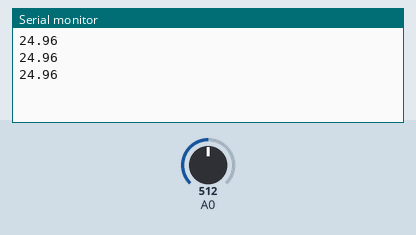
This sketch was run on a simulated Arduino Uno, built with avr-gcc and run on an emulated ATmega328P. On the bench: the last lines printed to the serial monitor. Inputs (shaded band) come from the test bench; at power-on: A0 = 512.

Above: at 1.3 s.
1.4 s: A0 set to 716
At 1.9 s:
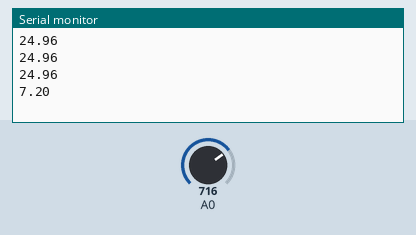
2.9 s: A0 set to 900
At 3.4 s:
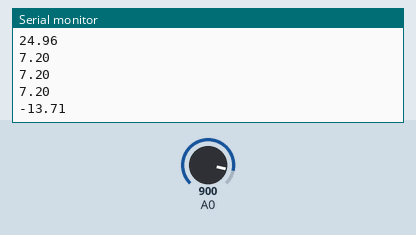
Timing chart, 0 to 5.9 s (numbered marks = the images above; inputs shaded):
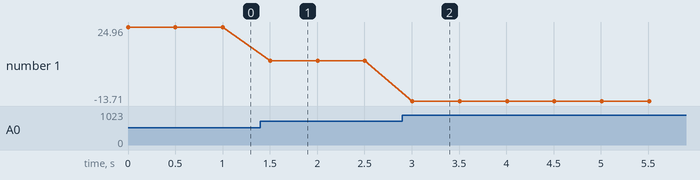

Measured:
- after the input at 1.4 s, the serial monitor: prints a new line after 0.10 s (image 1)
- after the input at 2.9 s, the serial monitor: prints a new line after 0.11 s (image 2)
- plotted number 1: 24.96 → 7.2 after the input at 1.4 s, 7.2 → -13.71 after the input at 2.9 s

The sketch:

thermistor.ino
```cpp
#include "Thermistor.hpp"

Thermistor thermite(A0, 5, 10000);

void setup()
{
	Serial.begin(9600);
}

void loop()
{
	Serial.println(thermite.getTemperatue());
	delay(500);
}
```

Thermistor.cpp
```cpp
#include "Thermistor.hpp"

/**
 * ## Thermistor Class Constructor
 * Default for setup Thermistor.
 * @param inputPin Set pin to read voltage from sensor.
 * @param vcc Set voltage value.
 * @param resistance Set resistance value of resistor.
 */
Thermistor::Thermistor(unsigned int inputPin, unsigned int vcc, unsigned int resistance): inputPin(inputPin), vcc(vcc), resistance(resistance)
{
	pinMode(inputPin, INPUT);
}

/**
 * ## Thermistor Copy Constructor
 *
 * Construct by pass other Thermistor object into parameter.
 * @param obj Thermistor object to copy.
 */
Thermistor::Thermistor(const Thermistor& obj): inputPin(obj.inputPin), vcc(obj.vcc), resistance(obj.vcc)
{
	pinMode(obj.inputPin, INPUT);
}

Thermistor::~Thermistor()
{
}

/**
 * get temperature in Celsius.
 * @return temperature in Celsius in double.
 */
double	Thermistor::getTemperatue() const
{
	double	sig;
	double	re;
	double	rt;
	double	ln;
	double	vr;
	double	temp;

	sig = analogRead(this->inputPin);
	re = (sig * (5.0 / 1023));
	vr = this->vcc - re;
	rt = re / (vr / this->resistance);
	ln = log(rt / this->resistance);
	temp = (1 / ((ln / B) + (1 / (25 + 273.15))));
	temp -= 273.15;
	return (temp);
}

void	Thermistor::setinputPin(unsigned int inputPin)
{
	this->inputPin = inputPin;
	pinMode(inputPin, INPUT);
}

void	Thermistor::setVcc(unsigned int vcc)
{
	this->vcc = vcc;
}

void	Thermistor::setResistance(unsigned int resistance)
{
	this->resistance = resistance;
}
```

Thermistor.hpp
```cpp
#ifndef THERMISTOR_HPP
# define THERMISTOR_HPP

# include <Arduino.h>

# define B 3977

class Thermistor
{

	private:

		unsigned int	inputPin;
		unsigned int	vcc;
		unsigned int	resistance;

	public:

		Thermistor(unsigned int inputPin, unsigned int vcc, unsigned int resistance);
		Thermistor(const Thermistor& obj);
		~Thermistor();

		double	getTemperatue() const;

		void	setinputPin(unsigned int inputPin);
		void	setVcc(unsigned int vcc);
		void	setResistance(unsigned int resistance);

};

#endif
```
